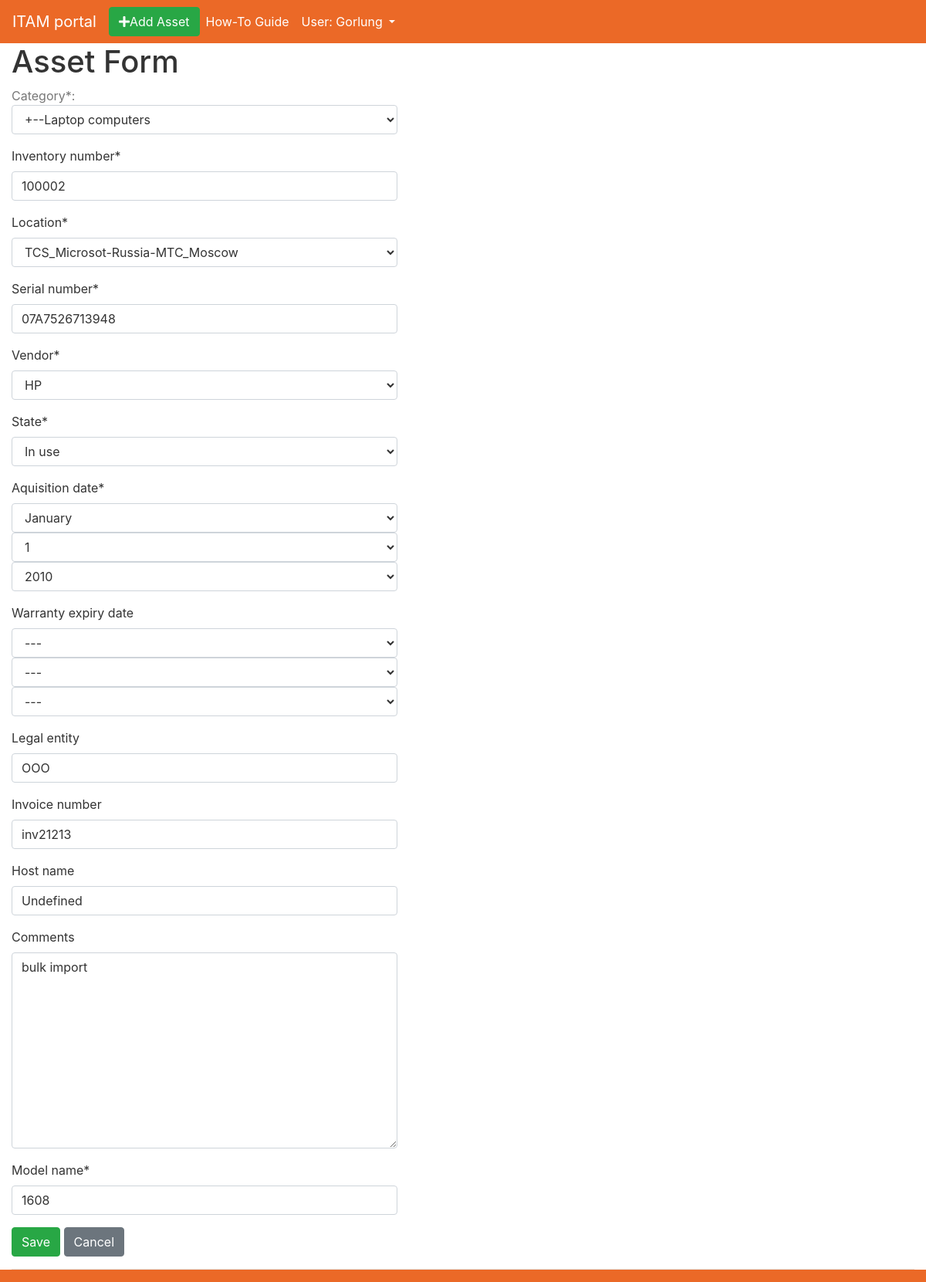
Page /assets/9/edit/ (signed in) on the committed database.
### assets_app/models.py (models this page shows, shortened)
class Asset(models.Model):
    inventory_number = models.CharField(max_length=50, unique=True)
    model_name = models.CharField(max_length=50, unique=False, blank=False)
    category = TreeForeignKey('Category', on_delete=models.SET('UNCATEGORISED'), blank=False)
    location = models.ForeignKey('Location', on_delete=models.SET('NOT SET'), blank=False, null=True)
    serial_number = models.CharField(max_length=50, blank=False, null=True)
    vendor = models.ForeignKey(Vendor, on_delete=models.SET('NOT SET'), blank=False, null=True)
    state = models.ForeignKey(State, on_delete=models.SET('NOT SET'), blank=False, null=True)
    aquisition_date = models.DateField(null=True)
    warranty_expiry_date = models.DateField(blank=True, null=True)
    added_on = models.DateTimeField(editable=False, default=timezone.now)
    modified_on = models.DateTimeField(editable=False, default=timezone.now)
    legal_entity = models.CharField(max_length=100, blank=True)
    invoice_number = models.CharField(max_length=50, blank=True)
    host_name = models.CharField(max_length=100, blank=True)
    comments = models.TextField(blank=True)
    class Meta:
        verbose_name = 'Asset'
        verbose_name_plural = 'Assets'

### assets_app/views.py (the view, shortened to what this page needs)
# urls.py: url(r'^assets/(?P<pk>\d+)/edit/$', views.AssetUpdateView.as_view(), name='asset_edit'),
class AssetUpdateView(LoginRequiredMixin,SameLocationOnlyMixin,UpdateView):
    form_class = AssetForm
    model = Asset
    def get_form_kwargs(self, *args, **kwargs):
        kwargs = super(AssetUpdateView, self).get_form_kwargs(*args, **kwargs)
        kwargs['user_id'] = self.request.user.pk
        return kwargs
    def get_context_data(self, **kwargs):
            context = super(AssetUpdateView, self).get_context_data(**kwargs)
            asset = Asset.objects.get(id=self.kwargs.get('pk', 0))
            context['initial_category'] = Category.objects.get(id=asset.category.pk)
            return context

### assets_app/models.py (called while the page is built)
    def __str__(self):
        return self.name

    def __str__(self):
        return self.name

    def __str__(self):
        return self.name

### assets_app/views.py (called while the page is built)
    def has_permissions(self,**kwargs):
        user_locations = Employee.objects.filter(user=self.request.user.id).values_list('permitted_locations',flat=True)
        asset_locations = Asset.objects.get(pk=self.kwargs.get('pk',0)).location.id
        return asset_locations in user_locations

    def dispatch(self, request, *args, **kwargs):
        if not self.has_permissions():
            return render(request, 'assets_app/no_access.html', context=None)
        return super(SameLocationOnlyMixin, self).dispatch(request, *args, **kwargs)

### templates/assets_app/asset_form.html (shortened to what this page needs)
{% extends 'assets_app/base.html' %}
{% block content %}
{% load mptt_tags %}
{% load crispy_forms_tags %}
            <h1>Asset Form</h1>
            <div class='form'>
            <form class='post-form' method='POST'>
                <p>
                    Category*: <select class='form-control' name="category" id="id_category" required>
                        {% full_tree_for_model assets_app.Category as category %}
                        <option value="{{initial_category.id}}">+--{{initial_category.name}}</option>
                    </select>
                </p>
                {{form|crispy}}
                <div class='glyphicon glyphicon-plus'>
                    <button type='submit' class='btn btn-secondary btn-success'>Save</button>
                    <button type='button' class='btn btn-secondary' onClick="window.history.back();return false;">Cancel</button>
                </div>
            </form>
            </div>
{% endblock %}

### templates/assets_app/base.html (shortened to what this page needs)
<!DOCTYPE html>
{% load static %}
<html>
    <head>
<link rel="stylesheet" href="https://stackpath.bootstrapcdn.com/bootstrap/4.3.1/css/bootstrap.min.css">
<link rel="stylesheet" type="text/css" href="/static/assets_app/default.css">
<link rel="stylesheet" href="https://use.fontawesome.com/releases/v5.6.3/css/all.css">
    </head>
    <body>
                    <nav class="navbar navbar-expand-lg navbar-dark sticky-top" style="background-color: #eb6927; color: #fff;">
                    <a class="navbar-brand" href="/">ITAM portal</a>
                    <a href="{% url 'asset_new' %}">
                    <button type='button' class='btn btn-secondary btn-success' style='color:white;'><i class="fas fa-plus"></i>Add Asset</button>
                    </a>
                    <div class="collapse navbar-collapse" id="navbarNavDropdown">
                        <ul class="navbar-nav">
                        <li class="nav-item active">
                            <a class="nav-link" href="#">How-To Guide<span class="sr-only">(current)</span></a>
                        </li>
                        <li class="nav-item dropdown">
                            <a class="nav-link dropdown-toggle active" href="#" id="navbarDropdownMenuLink" data-toggle="dropdown" aria-haspopup="true" aria-expanded="false">
                                            {% if user.is_authenticated %}
                                                User: {{ user.get_username }}
                                            {% else %}
                                                <span class="caret">Please log in.</span>
                                            {% endif %}
                            </a>
                        </li>
                        </ul>
                    </div>
                    </nav>
        <div class="container-fluid">
            <div class="row">
                <div class="col-sm-12 col-md-12 col-lg-12">
                <div class="row">
                    <div class="col-sm-12 col-md-12 col-lg-12">
                        {% block content %}
                        {% endblock %}
                    </div>
                </div>
        </div>
    <div class="container-fluid">
        <div class="row">
            <div class="col-sm-12 col-md-12 col-lg-12">
            <nav class="navbar fixed-bottom navbar-light" style="background-color: #eb6927;">
            </div>
        </div>
    </div>
    </body>
</html>

### static/assets_app/default.css (style rules this page uses)
body { color: #777; }
a { color: #006699; }
p { color: #777; }
h1 { color: #333333; }
div.form { max-width:500px; color: #333333; }
label { color: #333333; }
.form-control { color: #333333; }

### rows in the picture
Asset: inventory_number "100002", location "TCS_Microsot-Russia-MTC_Moscow", serial_number "07A7526713948", vendor "HP", state "In use", legal_entity "OOO", invoice_number "inv21213", host_name "Undefined", comments "bulk import", model_name "1608"

### other values in the picture
{{ user.get_username }} "Gorlung"
